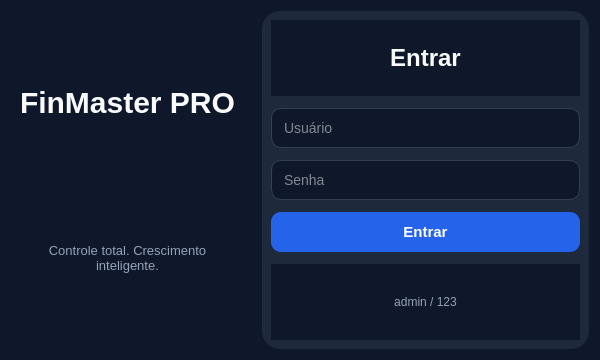
<?xml version="1.0" encoding="UTF-8"?>
<ui version="4.0">
 <class>LoginWindow</class>
 <widget class="QWidget" name="LoginWindow">
  <property name="geometry">
   <rect>
    <x>0</x>
    <y>0</y>
    <width>600</width>
    <height>360</height>
   </rect>
  </property>
  <property name="minimumSize">
   <size>
    <width>600</width>
    <height>360</height>
   </size>
  </property>
  <property name="maximumSize">
   <size>
    <width>600</width>
    <height>360</height>
   </size>
  </property>
  <property name="windowTitle">
   <string>Login - FinMaster PRO</string>
  </property>
  <property name="styleSheet">
   <string>
QWidget {
    background-color: #0F172A;
    color: #F8FAFC;
    font-family: Segoe UI;
}

QFrame#cardLogin {
    background-color: #1E293B;
    border-radius: 18px;
}

QLabel#logoLabel {
    color: #F8FAFC;
    font-size: 30px;
    font-weight: bold;
}

QLabel#sloganLabel {
    color: #94A3B8;
    font-size: 13px;
}

QLabel#titleLabel {
    color: #F8FAFC;
    font-size: 24px;
    font-weight: bold;
}

QLineEdit {
    background-color: #0F172A;
    color: #F8FAFC;
    border: 1px solid #334155;
    border-radius: 10px;
    padding: 10px;
    font-size: 14px;
}

QLineEdit:focus {
    border: 1px solid #2563EB;
}

QPushButton#btnEntrar {
    background-color: #2563EB;
    color: white;
    border-radius: 10px;
    padding: 11px;
    font-size: 15px;
    font-weight: bold;
}

QPushButton#btnEntrar:hover {
    background-color: #1D4ED8;
}

QLabel#hintLabel {
    color: #94A3B8;
    font-size: 12px;
}
   </string>
  </property>

  <layout class="QHBoxLayout" name="mainLayout">
   <property name="spacing">
    <number>18</number>
   </property>

   <item>
    <widget class="QFrame" name="brandPanel">
     <layout class="QVBoxLayout" name="brandLayout">
      <item>
       <spacer name="brandTopSpacer">
        <property name="orientation">
         <enum>Qt::Vertical</enum>
        </property>
       </spacer>
      </item>
      <item>
       <widget class="QLabel" name="logoLabel">
        <property name="text">
         <string>FinMaster PRO</string>
        </property>
        <property name="alignment">
         <set>Qt::AlignCenter</set>
        </property>
       </widget>
      </item>
      <item>
       <widget class="QLabel" name="sloganLabel">
        <property name="text">
         <string>Controle total. Crescimento inteligente.</string>
        </property>
        <property name="alignment">
         <set>Qt::AlignCenter</set>
        </property>
        <property name="wordWrap">
         <bool>true</bool>
        </property>
       </widget>
      </item>
      <item>
       <spacer name="brandBottomSpacer">
        <property name="orientation">
         <enum>Qt::Vertical</enum>
        </property>
       </spacer>
      </item>
     </layout>
    </widget>
   </item>

   <item>
    <widget class="QFrame" name="cardLogin">
     <layout class="QVBoxLayout" name="loginLayout">
      <property name="spacing">
       <number>12</number>
      </property>

      <item>
       <widget class="QLabel" name="titleLabel">
        <property name="text">
         <string>Entrar</string>
        </property>
        <property name="alignment">
         <set>Qt::AlignCenter</set>
        </property>
       </widget>
      </item>

      <item>
       <widget class="QLineEdit" name="inputUsuario">
        <property name="placeholderText">
         <string>Usuário</string>
        </property>
       </widget>
      </item>

      <item>
       <widget class="QLineEdit" name="inputSenha">
        <property name="placeholderText">
         <string>Senha</string>
        </property>
        <property name="echoMode">
         <enum>QLineEdit::Password</enum>
        </property>
       </widget>
      </item>

      <item>
       <widget class="QPushButton" name="btnEntrar">
        <property name="text">
         <string>Entrar</string>
        </property>
       </widget>
      </item>

      <item>
       <widget class="QLabel" name="hintLabel">
        <property name="text">
         <string>admin / 123</string>
        </property>
        <property name="alignment">
         <set>Qt::AlignCenter</set>
        </property>
       </widget>
      </item>

     </layout>
    </widget>
   </item>
  </layout>
 </widget>
 <resources/>
 <connections/>
</ui>
